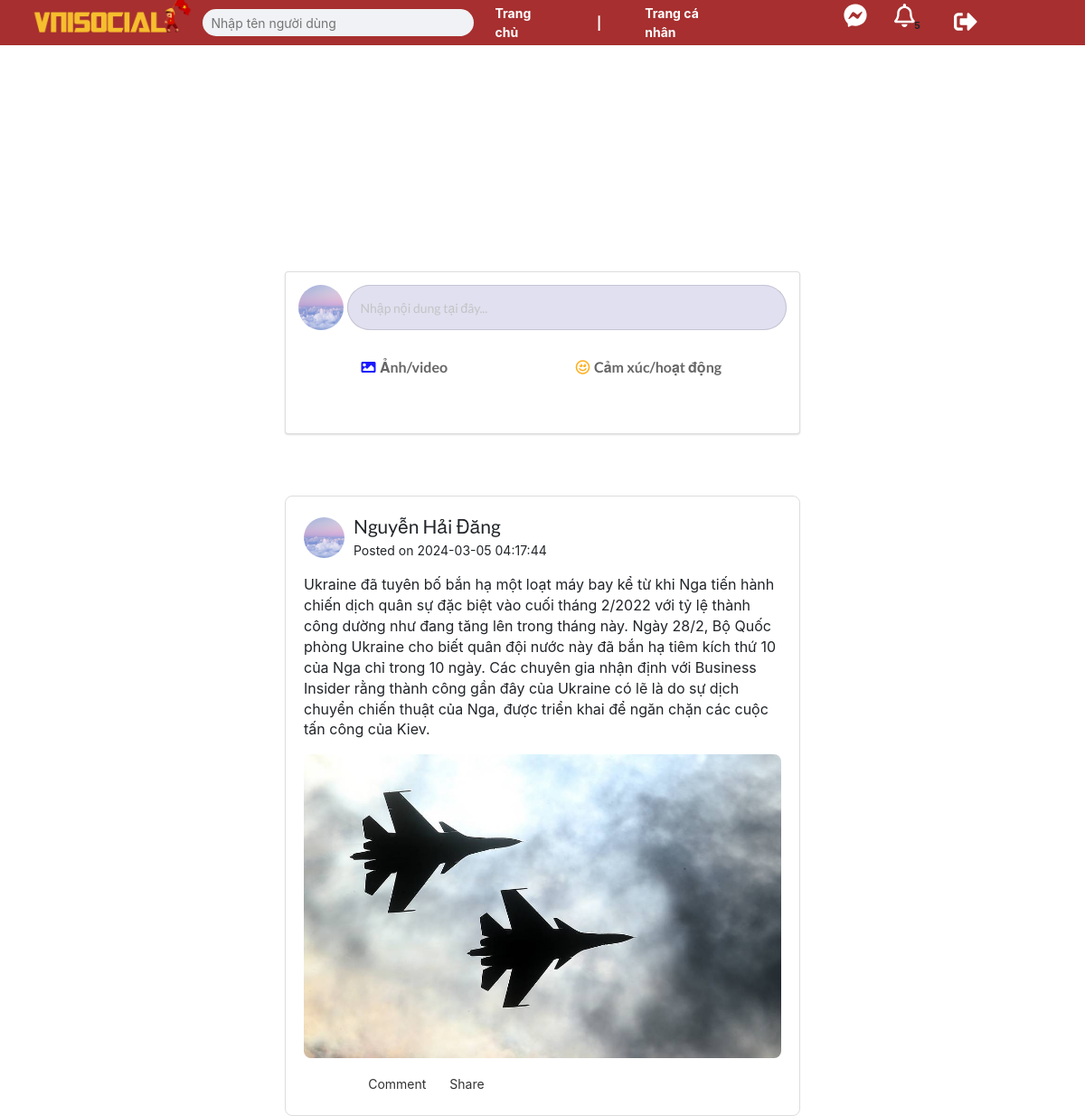
Screenshot of /home.php (signed in) with the database file from the repository.
### tables this page shows
CREATE TABLE baidang (
  ma_baidang bigint(19) NOT NULL AUTO_INCREMENT PRIMARY KEY,
  dang_boi bigint(19),
  FOREIGN KEY (dang_boi) REFERENCES nguoidung(ma_nguoidung),
  noidung text,
  image varchar(600),
  luong_like int NOT NULL DEFAULT 0,
  luong_binhluan int NOT NULL DEFAULT 0,
  luong_chia_se int NOT NULL DEFAULT 0,
  thoigian_dang timestamp NOT NULL DEFAULT current_timestamp() ON UPDATE current_timestamp()
);

CREATE TABLE nguoidung(
  ma_nguoidung bigint(19) NOT NULL AUTO_INCREMENT PRIMARY KEY,
  ten_nguoidung varchar(150), 
  matkhau varchar(150), 
  email varchar(150), 
  gioitinh varchar(15),
  ngaysinh date, 
  avatar varchar(600) DEFAULT 'nguoidung.jpeg',
  anhbia varchar(600) DEFAULT 'anhbia.jpg',
  tieusu varchar(250)
  
);

### baidang/baidang.php (the view, shortened to what this page needs)
<!DOCTYPE html>
<html lang="en">
<head>
    <link rel="stylesheet" href="https://maxcdn.bootstrapcdn.com/bootstrap/4.5.2/css/bootstrap.min.css">
    <link rel="stylesheet" href="https://cdnjs.cloudflare.com/ajax/libs/font-awesome/5.15.4/css/all.min.css">
</head>
<body>
    <div class="container">
        <?php
        $conn = new mysqli('localhost', 'root', '', 'vnisocial');
        $sql = "SELECT baidang.*, nguoidung.ten_nguoidung, nguoidung.avatar
                FROM baidang
                INNER JOIN nguoidung ON baidang.dang_boi = nguoidung.ma_nguoidung
                ORDER BY baidang.thoigian_dang DESC
                LIMIT 1";
        $result = $conn->query($sql);
        if ($result->num_rows > 0) {
            while($row = $result->fetch_assoc()) {
                $imagePath = "img/" . $row["image"];
        ?>
                <div class="custom-post">
                    <div class="custom-post-header">
                        <div class="custom-user-info">
                            <div class="custom-user-avatar">
                                <?php
                                    $avatarPath = "img/" . $row["avatar"];
                                    echo '<img src="' . $avatarPath . '" alt="User Avatar">';
                                ?>
                            </div>
                            <div class="custom-user-details">
                                <h3><?php echo $row["ten_nguoidung"]; ?></h3>
                                <p class="custom-post-date">Posted on <span class="custom-post-date"><?php echo $row["thoigian_dang"]; ?></span></p>
                            </div>
                        </div>
                    </div>
                    <div class="custom-post-content">
                        <p><?php echo $row["noidung"]; ?></p>
                    </div>
                    <div class="custom-post-image"><img src="<?php echo $imagePath; ?>" alt="Post Image"></div>
                    <div class="custom-post-actions">
                        <button class="star" data-post-id="<?php echo $row['ma_baidang']; ?>"><i class="fas fa-star"></i></button>
                        <button>Comment</button>
                        <button>Share</button>
                    </div>
                </div>
        <?php
            }
        } else {
            echo "No posts found";
        }
        ?>
    </div>
</body>
</html>

### BAR/Nav_Bar.php (shortened to what this page needs)
<?php
$conn = mysqli_connect("localhost", "root", "", "vnisocial");
$sql = "SELECT COUNT(*) AS tong_tb FROM thongbao";
$result = $conn->query($sql);
if ($result->num_rows > 0) {
  $row = $result->fetch_assoc();
  $notification_count = $row["tong_tb"];
} else {
  $notification_count = 0;
}
?>
<!DOCTYPE html>
<html>
<head>
  <link rel="stylesheet" type="text/css" href="https://cdnjs.cloudflare.com/ajax/libs/font-awesome/5.15.3/css/all.min.css">
</head>
<body>
  <div class="nav-bar">
    <div class="nav-logo">
      <img src="IMG/logo.png" class="logo">
    </div>
    <div class="nav-search">
      <form action="TIM_KIEM/KETQUA.php" method="post">
        <input type="text" name="ten" placeholder="Nhập tên người dùng">
      </form>
    </div>
    <div class="nav-links">
      <a class="nav-link" href="#"><b>Trang chủ</b></a>
      <a class="nav-link" href="#"><b>|</b></a>
      <a class="nav-link" href="TRANG_CANHAN/trangcanhan.php"><b>Trang cá nhân</b></a>
    </div>
    <div class="nav-icons">
    <div class="nav-icons">
  <i class="fab fa-facebook-messenger"></i>
  <div class="notification" onclick="showPopup()">
    <i class="far fa-bell"></i>
    <span class="badge"><?php echo $notification_count; ?></span>
  </div>
  <a class="nav-link" href="SIGNUP.LOGIN.LOGOUT/dangxuat.php"><i class="fas fa-sign-out-alt"></i></a>
</div>
      </div>
    </div>
</body>
</html>

### DANG_BAI/dangbai.php (shortened to what this page needs)
<!DOCTYPE html>
<html lang="vi">
<head>
  <link rel="stylesheet" href="https://cdnjs.cloudflare.com/ajax/libs/semantic-ui/2.4.1/semantic.min.css">
</head>
<body>
  <div class="container">
    <div class="ui segment baidang">
      <div class="phiatren">
        <img class="ui avatar image" src="img/may_dep.jpg">
        <div class="ui input">
          <input type="text" placeholder="Nhập nội dung tại đây...">
        </div>
      </div>
      <div class="divider"></div> <div class="phiaduoi">
        <button class="ui icon button" id="insert-media">
          <i class="image icon"></i>
          Ảnh/video
        </button>
        <button class="ui icon button">
          <i class="smile outline icon"></i>
          Cảm xúc/hoạt động
        </button>
      </div>
  </div>
</body>
</html>

### HOME.PHP (shortened to what this page needs)
    <?php include ('BAR/Nav_Bar.php');?>
    <?php include ('dang_bai/dangbai.php');?>
    <?php include ('baidang/baidang.php');?>
  </body>
</html>

### BAR/Nav_Bar.php (style rules this page uses)
body { margin: 0; padding: 0; font-family: Arial, sans-serif; }
.nav-bar { position: fixed; top: 0; width: 100%; height: 50px; background-color: #a72f2f; display: flex; align-items: center; padding: 0 20px; z-index:100; }
.badge { margin : -10px; }
.nav-logo { flex-basis: 200px; }
.nav-logo img { border-style: none; max-width: 100%; }
.nav-search input { background-color: #f0f2f5; border: none; border-radius: 20px; padding: 5px 10px; width: 300px; height: 30px; font-size: 14px; color: #000; }
.nav-icons { display: flex; gap: 20px; margin-right: 40px; margin-left: 50px; }
.nav-links { display: flex; align-items: center; margin-left: auto; }
.nav-links a { color: white; margin: 0 10px; text-decoration: none; font-size: 14px; }
.nav-search { margin-left: 10px; }
svg:not(:root).svg-inline--fa { overflow: visible; color: white; font-size: 26px; margin: 5px; }

### DANG_BAI/dangbai.php (style rules this page uses)
.container { display: flex; flex-direction: column; align-items: center; justify-content: center; height: 100vh; padding-right: 20px; padding-bottom: 20px; box-sizing: border-box; }
.baidang { width: 570px; height: 180px; border-radius: 50px; display: flex; flex-direction: column; justify-content: space-between; padding: 10px; box-sizing: border-box; background-color: #f0f0f0; }
.phiatren, .phiaduoi { display: flex; justify-content: space-between; }
.phiatren .ui.input { flex-grow: 5.5; background-color: #e0e0f0; border-radius: 50px; }
.phiatren .ui.input input { background-color: #e0e0f0; border-radius: 50px; }
.phiaduoi .ui.button { flex-grow: 1; background-color: transparent; border-radius: 50px; font-size: 16px; }
.phiaduoi { justify-content: space-evenly; }
.image.icon { color: blue; }
.smile.icon { color: orange; }
.ui.avatar.image { width: 50px; height: 50px; border-radius: 50%; }

### baidang/baidang.php (style rules this page uses)
.custom-post { margin-top: 150px; border: 1px solid #ddd; border-radius: 8px; padding: 20px; width: 570px; }
.custom-user-info { display: flex; align-items: center; }
.custom-user-avatar { margin-right: 10px; }
.custom-user-details { display: flex; flex-direction: column; }
.custom-post-date { margin-top: 5px; }
.custom-post-content p { font-size: 16px; margin: 16px 0px 16px 0px; }
.custom-post-image img { max-width: 100%; border-radius: 8px; }
.custom-post-actions button { background-color: transparent; border: none; color: #333; margin-right: 10px; }
.custom-post-actions .star { background: none; border: none; cursor: pointer; font-size: 20px; color: yellow; }
.custom-user-details h3 { margin: 0; font-size: 21px; }
.custom-user-avatar img { width: 45px; height: 45px; border-radius: 50%; object-fit: cover; object-position: center; }

### rows the page displays
baidang: dang_boi.avatar (picture), dang_boi.ten_nguoidung "Nguyễn Hải Đăng", thoigian_dang "2024-03-05 04:17:44", noidung "Ukraine đã tuyên bố bắn hạ một loạt máy bay kể từ khi Nga tiến hành chiến dịch quân sự đặc biệt vào cuối tháng 2/2022 với tỷ lệ thành công dường như đang tăng lên trong tháng này. Ngày 28/2, Bộ Quốc phòng Ukraine cho biết quân đội nước này đã bắn hạ tiêm kích thứ 10 của Nga chỉ trong 10 ngày. Các chuyên gia nhận định với Business Insider rằng thành công gần đây của Ukraine có lẽ là do sự dịch chuyển chiến thuật của Nga, được triển khai để ngăn chặn các cuộc tấn công của Kiev.", image (picture)

### other values shown
$notification_count "5"
